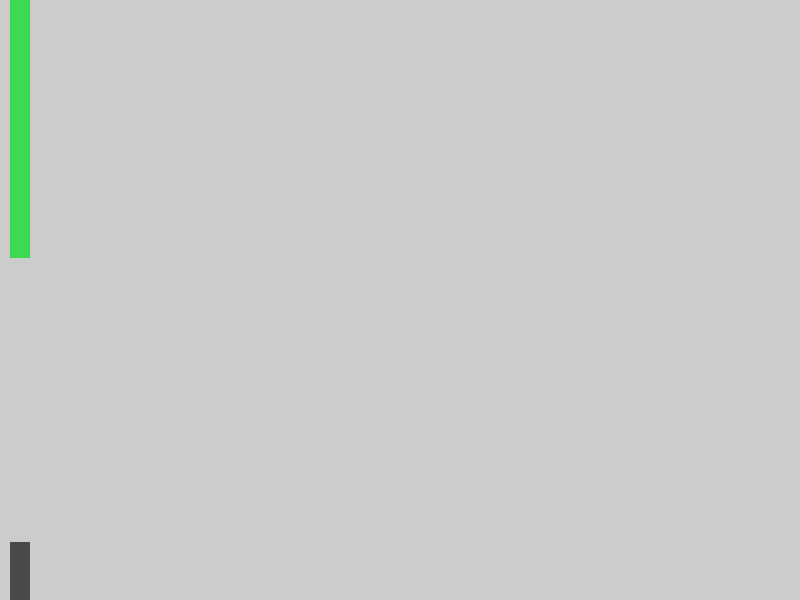
Frame 1 (no input)
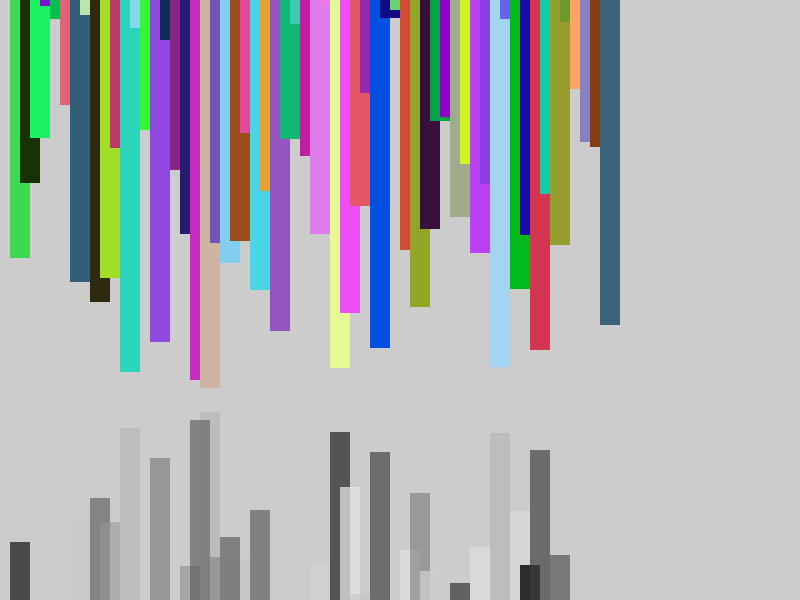
Frame 60 (the mouse pressed at the canvas centre just before this capture)
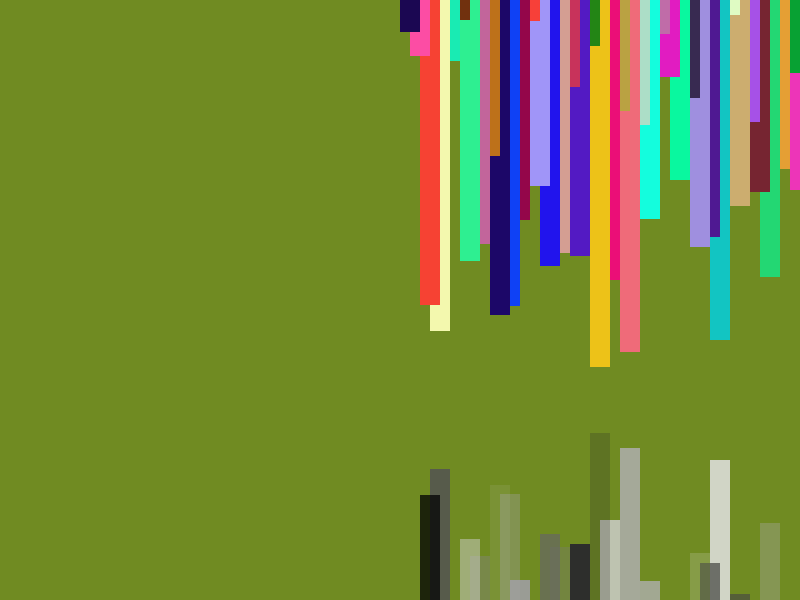
Frame 120 (the mouse held since frame 60 and released just before this capture)

The Processing sketch that drew these frames (run headless with seeded random() and noise(); from frame 60 on, the mouse is pressed at the canvas centre):

// Processing sketch: processing_134808
// ── processing_134808.pde

int x = 0;
int bounce = 10;

float temp = 0;

void setup(){
  size(800,600);

}

void draw(){
 
 noStroke();
  
 x = x + bounce;

 
 if(x >= width){
   
   x=width;
  background(random(255),random(255),random(255));

   fill(random(255),random(255),random(255));
   
   bounce = bounce * -1;
 }
 
 if(x <= 0){
  background(random(255));
  fill(random(255),random(255),random(255));
  bounce = bounce * -1;
  }
  
  //for (int x = 0; x <= width; x = x + 20) 
  //{
  temp = int(random(400));
  cubes_from_space(x, temp);
  cubes_from_space2(x, temp);
  temp = 0;
  //}
}

void cubes_from_space(int xpos,float ysize){ 
  noStroke();  
  fill(random(255),random(255));
  rect(xpos, 800, 20, -ysize);
}

void cubes_from_space2(int xpos,float ysize){ 
  noStroke();  
  fill(random(255),random(255),random(255));
  rect(xpos, 0, 20, ysize);
}
